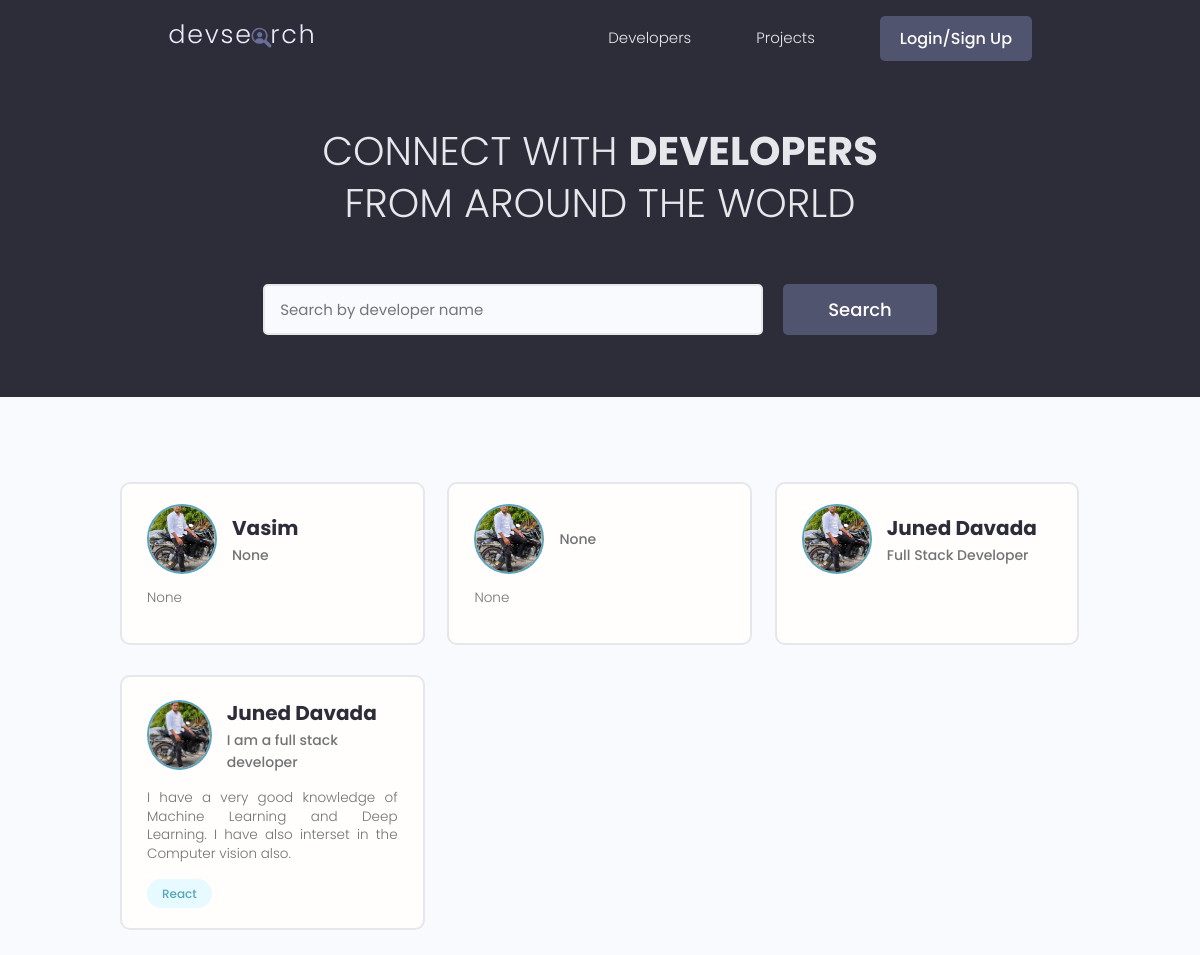
Before: / with the older database file.
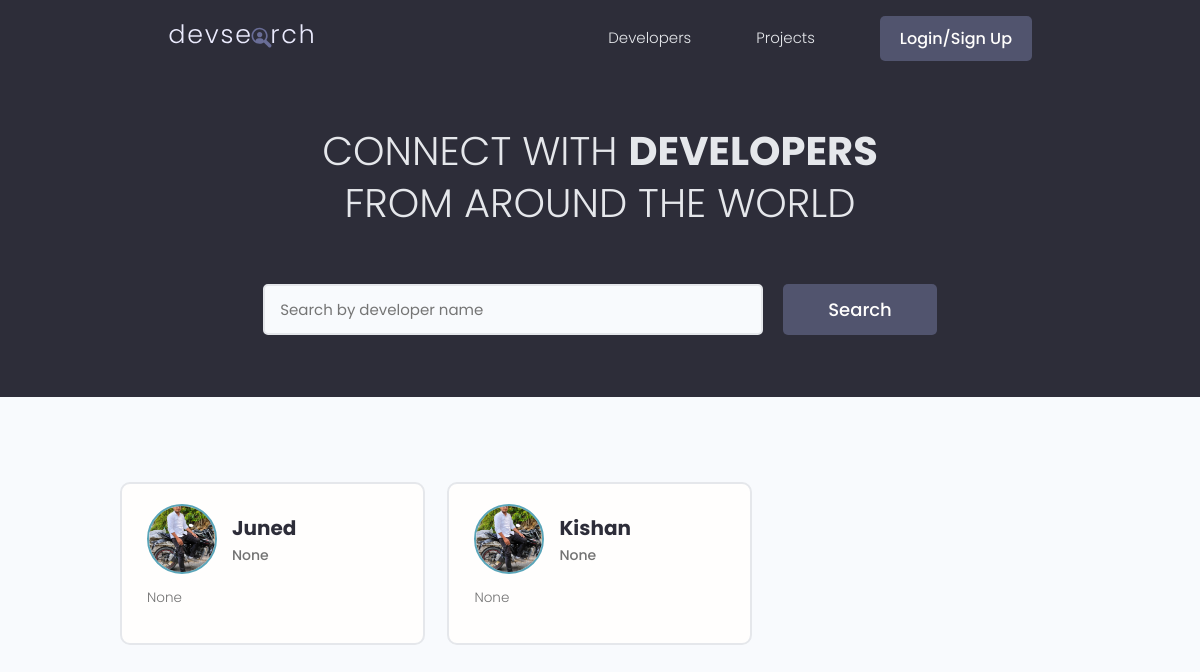
After: the same page with the newer database file.
### pages/models.py (models this page shows, shortened)
class Profile(models.Model):
    user = models.OneToOneField(User, on_delete=models.CASCADE , null=True , blank=True)
    name = models.CharField(max_length=200 , blank=True , null=True)
    email = models.EmailField(max_length=500 , blank=True , null=True)
    username = models.CharField(max_length=200 , blank=True , null=True)
    location = models.CharField(max_length=200 , blank=True , null=True)
    short_intro = models.CharField(max_length=300 , blank=True , null=True)
    bio = models.TextField(blank=True , null=True)
    profile_image = models.ImageField(upload_to="user_images" , null=True, blank=True , default="profile_pic.jpeg")
    social_github = models.CharField(max_length=200 , blank=True , null=True)
    social_twitter = models.CharField(max_length=200 , blank=True , null=True)
    social_linkedin = models.CharField(max_length=200 , blank=True , null=True)
    social_youtube = models.CharField(max_length=200 , blank=True , null=True)
    social_website = models.CharField(max_length=200 , blank=True , null=True)
    created = models.DateTimeField(auto_now_add=True)
    id = models.UUIDField(default=uuid.uuid4 , unique=True , primary_key=True , editable=False)

class Skill(models.Model):
    owner = models.ForeignKey(Profile , on_delete=models.CASCADE , null=True , blank = True)
    name = models.CharField(max_length=200 , blank=True , null=True)
    description = models.TextField(null=True , blank=True)
    created = models.DateTimeField(auto_now_add=True)
    id = models.UUIDField(default=uuid.uuid4 , unique=True , primary_key=True , editable=False)
    def __str__(self):
        return str(self.name)

### pages/views.py (the view)
# urls.py: path('',views.index,name="index"),
def index(request):
    search_query = ''
    if request.GET.get('search_query'):
        search_query = request.GET.get('search_query')
    skills = Skill.objects.filter(name__icontains=search_query)
    profiles = Profile.objects.distinct().filter(
        Q(name__icontains=search_query) |
        Q(short_intro__icontains=search_query)|
        Q(skill__in=skills)
    )
    page = request.GET.get('page')
    result = 10
    paginator = Paginator(profiles , result)
    try:
        profiles = paginator.page(page)
    except PageNotAnInteger:
        page = 1
        profiles = paginator.page(page)
    except EmptyPage:
        page = paginator.num_pages
        profiles = paginator.page(page)
    left_index = (int(page) - 4)
    if left_index < 1:
        left_index = 1
    right_index = (int(page) + 5)
    if right_index > paginator.num_pages:
        right_index = paginator.num_pages + 1
    custom_range = range(left_index, right_index)
    context = {
        'profiles' : profiles,
        'search_query' : search_query,
        'custom_range' : custom_range
    }
    return render(request , "pages/index.html" , context)

### pages/templates/pages/index.html (shortened to what this page needs)
{% extends 'pages/base.html' %}
{% block content %}
<main class="home">
  <section class="hero-section text-center">
    <div class="container container--narrow">
      <div class="hero-section__box">
        <h2>CONNECT WITH <span>DEVELOPERS</span></h2>
        <h2>FROM AROUND THE WORLD</h2>
      </div>
      <div class="hero-section__search">
        <form class="form" action="" method="get">
          <div class="form__field">
            <input
              class="input input--text"
              id="formInput#search"
              type="text"
              name="search_query"
              placeholder="Search by developer name"
              value="{{search_query}}"
            />
          </div>
          <input class="btn btn--sub btn--lg" type="submit" value="Search" />
        </form>
      </div>
    </div>
  </section>
  <section class="devlist">
    <div class="container">
      <div class="grid grid--three">
        {% for users in profiles %}
        <div class="column card">
          <div class="dev">
            <a href="{% url 'profile' users.id %}" class="card__body">
              <div class="dev__profile">
                <img
                  class="avatar avatar--md"
                  src="{{users.profile_image.url}}"
                  alt="image"
                />
                <div class="dev__meta">
                  <h3>{{users.name}}</h3>
                  <h5>{{users.short_intro|slice:"60"}}</h5>
                </div>
              </div>
              <p class="dev__info">
                {{users.bio|slice:"150"}}
              </p>
              <div class="dev__skills">
                {% for skill in users.skill_set.all %}
                <span class="tag tag--pill tag--main">
                  <small>{{skill}}</small>
                </span>
                {% endfor %}
              </div>
            </a>
          </div>
        </div>
        {% endfor %}
      </div>
    </div>
  </section>
</main>
{% endblock content %}

### pages/templates/pages/base.html (shortened to what this page needs)
{% load static %}
<!DOCTYPE html>
<html lang="en">
<head>
  <link rel="stylesheet" href="https://cdn.iconmonstr.com/1.3.0/css/iconmonstr-iconic-font.min.css" />
  <link rel="stylesheet" href="{% static 'uikit/styles/uikit.css' %}"/>
  <link rel="stylesheet" href="{% static 'css/app.css' %}" />
</head>
<body>
    {% include 'pages/navbar.html' %}
  {% block content %}
  {% endblock content %}
  </body>
</html>

### pages/templates/pages/navbar.html (shortened to what this page needs)
{% load static %}
<header class="header">
    <div class="container container--narrow">
      <a href="/" class="header__logo">
        <img src="{% static 'images/logo.svg' %}" alt="DevSearch Logo" />
      </a>
      <nav class="header__nav">
        <ul class="header__menu">
          <li class="header__menuItem"><a href="{% url 'index' %}">Developers</a></li>
          <li class="header__menuItem"><a href="{% url 'listproject' %}">Projects</a></li>
            {% if request.user.is_authenticated %}
            <li class="header__menuItem"><a href="{% url 'inbox' %}">Inbox</a></li>
            <li class="header__menuItem"><a href="{% url 'account' %}">My Account</a></li>
            <a href="{% url 'logout' %}" class="btn btn--sub">Logout</a>
            {% else %}
            <a href="{% url 'login' %}" class="btn btn--sub">Login/Sign Up</a>
            {% endif %}
        </ul>
      </nav>
    </div>
  </header>

### static/css/app.css (style rules this page uses)
:root { --color-sub: #2d2d39; }
.btn--sub { background-color: var(--color-sub-light); }
.card { border: 2px solid var(--color-light); }
img { width: 100%; }
.header { position: sticky; z-index: 111; background-color: var(--color-sub); padding: 1.5rem 0; }
.header > .container { display: flex; justify-content: space-between; align-items: center; }
.header__logo > img { height: 3.8rem; }
.header__nav > ul { display: inline-flex; align-items: center; list-style: none; gap: 6.5rem; }
.header__menuItem > a { color: var(--color-light); font-weight: 300; }
.hero-section { height: 40vh; display: flex; align-items: center; background-color: var(--color-sub); }
.hero-section__box { margin-bottom: 4rem; }
.hero-section__box > h2, .hero-section__box > h2 > span { font-size: 4rem; color: var(--color-light); line-height: 1.3; text-transform: uppercase; }
.hero-section__box > h2 { font-weight: 300; }
.hero-section__box > h2 > span { font-weight: 700; }
.hero-section__search > .form { display: flex; align-items: center; justify-content: center; gap: 2rem; }
.hero-section__search > .form input.input--text { width: 50rem; }
.devlist { margin-top: 8rem; }
.devlist .grid { align-items: stretch; }
.devlist .dev .dev__profile { display: flex; align-items: center; gap: 1.5rem; }
.devlist .dev .dev__meta h3 { color: var(--color-sub); font-size: 2rem; font-weight: 700; }
.devlist .dev .dev__meta h5 { color: var(--color-text); font-size: 1.4rem; font-weight: 500; }
.devlist .dev .dev__info { margin: 1.5rem 0; font-size: 1.35rem; line-height: 1.4; text-align: justify; }

### static/uikit/styles/modules/_variables.css (style rules this page uses)
:root { --color-main: #5aa5b9; --color-main-light: #e6faff; --color-sub: #3f4156; --color-sub-light: #51546e; --color-sub-lighter: #ededfd; --color-text: #737373; --color-gray: #8b8b8b; --color-light: #e5e7eb; --color-light-gray: #767676; --color-bg: #f8fafd; --color-white: #fffefd; --color-white-light: #f3f3f3; --color-success: #359e64; --color-success-bg: #def8e8; --color-error: #fc4b0b; --color-error-bg: #fff2ee; --font-base: 'Poppins', arial, helvetica, 'Segoe UI', roboto, ubuntu, sans-serif; --font-monospace: 'Fira Code', 'Courier New', courier, monospace; --font-regular: 300; --font-medium: 500; --font-bold: 700; --generic-shadow: 1px 1px 5px #00000010; --generic-transition: all 0.3s ease-in-out; }

### static/uikit/styles/modules/_base.css (style rules this page uses)
* { margin: 0; padding: 0; box-sizing: border-box; text-rendering: optimizeLegibility; color: inherit; font-size: inherit; }
html { font-size: 50%; }
@media only screen and (min-width: 480px) { html { font-size: 56.25%; } }
@media only screen and (min-width: 1200px) { html { font-size: 62.5%; } }
body { line-height: 1.6; font-weight: 400; font-size: 1.5rem; color: var(--color-text); background-color: var(--color-bg); min-height: 100vh; }

### static/uikit/styles/modules/_typography.css (style rules this page uses)
* { font-family: var(--font-base); }
h2 { font-size: 3.6rem; font-weight: var(--font-bold); }
h3 { font-size: 3.2rem; font-weight: var(--font-medium); }
h5 { font-size: 2.4rem; font-weight: var(--font-medium); }
h5, h6 { font-weight: var(--font-regular); }
p, span, strong { font-size: 1.6rem; color: var(--color-text); font-weight: var(--font-regular); }
a { padding-bottom: 2px; text-decoration: none; display: inline-block; color: var(--color-main); font-weight: var(--font-medium); }

### static/uikit/styles/modules/_utilities.css (style rules this page uses)
.container { width: 92%; max-width: 165rem; margin: 0 auto; box-sizing: border-box; }
.container--narrow { width: 92%; max-width: 120rem; }
@media screen and (min-width: 1000px) { .container { width: 90%; } }
@media screen and (min-width: 1000px) { .container--narrow { width: 85%; } }
@media screen and (min-width: 1200px) { .container { width: 80%; } }
@media screen and (min-width: 1200px) { .container--narrow { width: 72%; } }
.text-center { text-align: center; }

### static/uikit/styles/modules/_avatar.css (style rules this page uses)
.avatar { border-radius: 50%; border: 2px solid var(--color-main); object-fit: cover; }
.avatar--md { height: 7rem; width: 7rem; }

### static/uikit/styles/modules/_button.css (style rules this page uses)
.btn { display: inline-block; position: relative; cursor: pointer; background-color: var(--color-light); font-weight: var(--font-medium); color: var(--color-sub); text-decoration: none; padding: 1rem 2rem; border-radius: 0.5rem; border: none; width: -webkit-fit-content; width: -moz-fit-content; width: fit-content; height: -webkit-fit-content; height: -moz-fit-content; height: fit-content; font-size: 1.6rem; outline-width: 0; outline-color: transparent; -webkit-backface-visibility: hidden; backface-visibility: hidden; transition: all 0.3s ease-in-out; }
.btn--sub { background-color: var(--color-sub); color: var(--color-white); }
.btn--lg { font-size: 1.8rem; padding: 1.2rem 4.5rem; }

Changed rows visible on the page:
removed Profile: profile_image (picture), name "Vasim", short_intro "None", bio "None"
removed Profile: profile_image (picture), short_intro "None", bio "None"
removed Profile: profile_image (picture), name "Juned Davada", short_intro "Full Stack Developer"
removed Profile: profile_image (picture), name "Juned Davada", short_intro "I am a full stack developer", bio "I have a very good knowledge of Machine Learning and Deep Learning. I have also interset in the Computer vision also."
removed Skill: name "React"
added Profile: profile_image (picture), name "Juned", short_intro "None", bio "None"
added Profile: profile_image (picture), name "Kishan", short_intro "None", bio "None"
